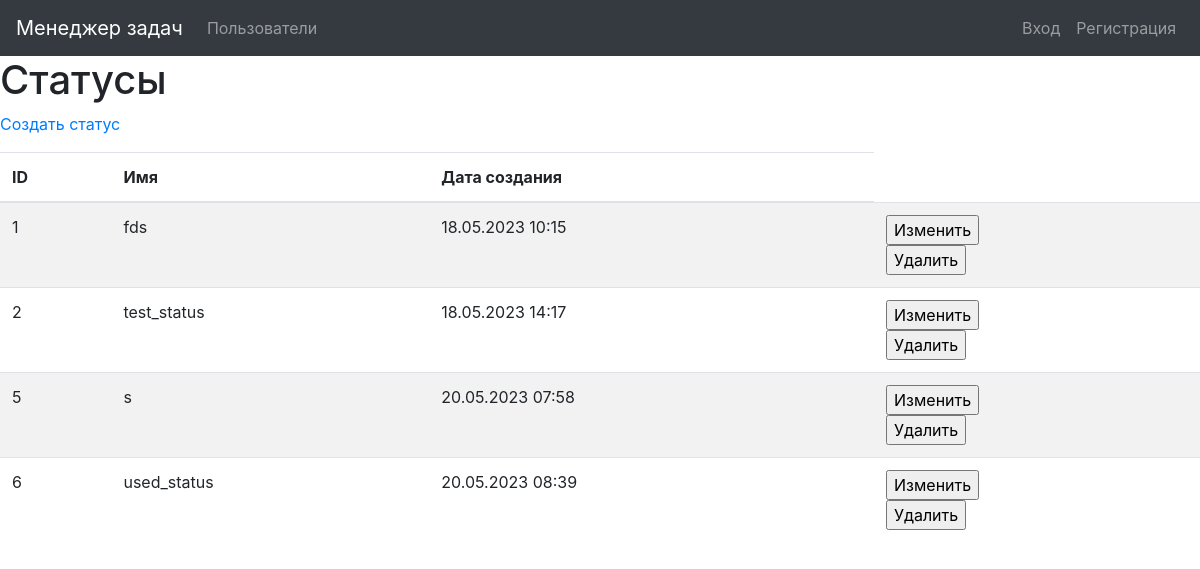
Screenshot of /statuses/ with the database file from the repository.
### task_manager/statuses/models.py (models this page shows, shortened)
class Status(models.Model):
    name = models.CharField(_('Name'), max_length=100, unique=True)
    created_at = models.DateTimeField(default=timezone.now)

### task_manager/statuses/views.py (the view)
# urls.py: path('', views.StatusesListView.as_view(),
class StatusesListView(ListView):
    model = Status
    template_name = 'status/status_list.html'
    context_object_name = 'statuses'

### task_manager/templates/status/status_list.html (shortened to what this page needs)
{% extends "base.html" %}
{% block content %}
{% load i18n %}
<h1>{% translate "Statuses" %}</h1>
<p><a href="{% url 'status_create' %}">{% translate "Create status" %}</a></p>
<div class="table-responsive">
  <table class="table table-striped">
    <thead>
      <tr>
        <th>ID</th>
        <th>{% translate "Name" %}</th>
        <th>{% translate "Creation date" %}</th>
      </tr>
    </thead>
    <tbody>
    {% for status in statuses %}
      <tr>
        <td>{{ status.id }}</td>
        <td>{{ status.name }}</td>
        <td>{{ status.created_at|date:"d.m.Y H:i" }}</td>
        <td>
          <form action="{% url 'status_update' pk=status.id %}" method="get">
          <input type="submit" value="Изменить">
          </form>
          <form action="{% url 'status_delete' pk=status.id %}" method="get">
          <input type="submit" value="Удалить">
          </form>
        </td>
      </tr>
      {% endfor %}
      </tbody>
</table>
  </div>
{% endblock %}

### rows the page displays
Status: id "1", name "fds", created_at "18.05.2023 10:15"
Status: id "2", name "test_status", created_at "18.05.2023 14:17"
Status: id "5", name "s", created_at "20.05.2023 07:58"
Status: id "6", name "used_status", created_at "20.05.2023 08:39"
